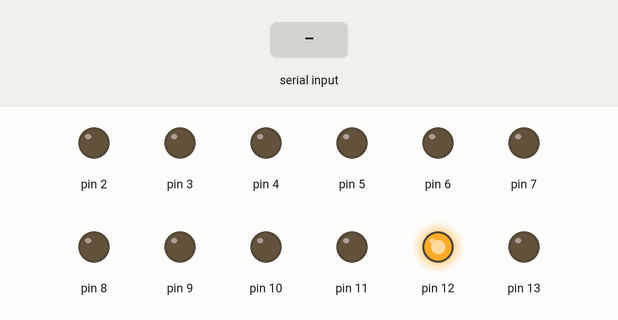
A sketch run on a simulated Arduino Uno, built with avr-gcc and run on an emulated ATmega328P. On the bench: output pins drawn as LEDs (lit = HIGH). The test bench sets the inputs (shaded band).

Above: at 1.2 s.
1.3 s: "OFFALL" received over Serial
Timing chart, 0 to 4.3 s (numbered marks = the images above; inputs shaded):
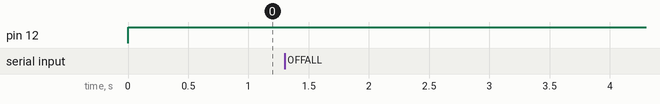

The sketch:

ArduinoCompurerCommunication.ino
```cpp
String listON[]={ "ON2", "ON3", "ON4", "ON5", "ON6", "ON7", "ON8", "ON9", "ON10", "ON11", "ON12", "ON13" };
String listOFF[]={ "OFF2", "OFF3", "OFF4", "OFF5", "OFF6", "OFF7", "OFF8", "OFF9", "OFF10", "OFF11", "OFF12", "OFF13" };

void setup(){
  Serial.begin(9600);
  pinMode(0,OUTPUT);
  pinMode(1,OUTPUT);
  pinMode(2,OUTPUT);
  pinMode(3,OUTPUT);
  pinMode(4,OUTPUT);
  pinMode(5,OUTPUT);
  pinMode(6,OUTPUT);
  pinMode(7,OUTPUT);
  pinMode(8,OUTPUT);
  pinMode(9,OUTPUT);
  pinMode(10,OUTPUT);
  pinMode(11,OUTPUT);
  pinMode(12,OUTPUT);
  pinMode(13,OUTPUT);
}
void loop(){
  String readString,varible;
  while(Serial.available()){
    delay(1);
    if(Serial.available()>0){
      char c=Serial.read();
      if(isControl(c))
      {
        break;
      }
      readString+=c;
    }
  }
varible=readString;
int i;

for(i=1;i<15;i++){
  if(varible==listON[i]){
    digitalWrite(i,HIGH);
  }
  else if(varible==listOFF[i]){
    digitalWrite(i,LOW);
  }

else if(varible=="OFFALL")
{
  PORTD=0;
  PORTB=0;
}
}
varible="";
}
```
